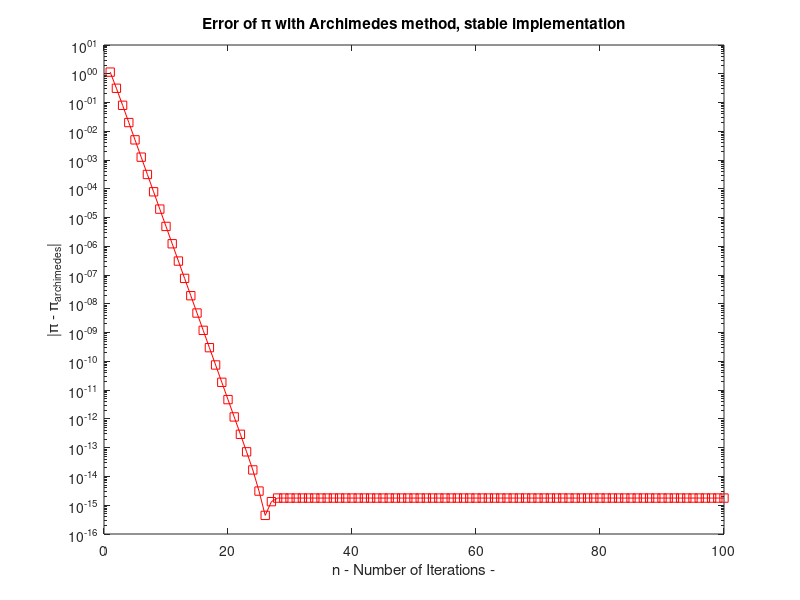
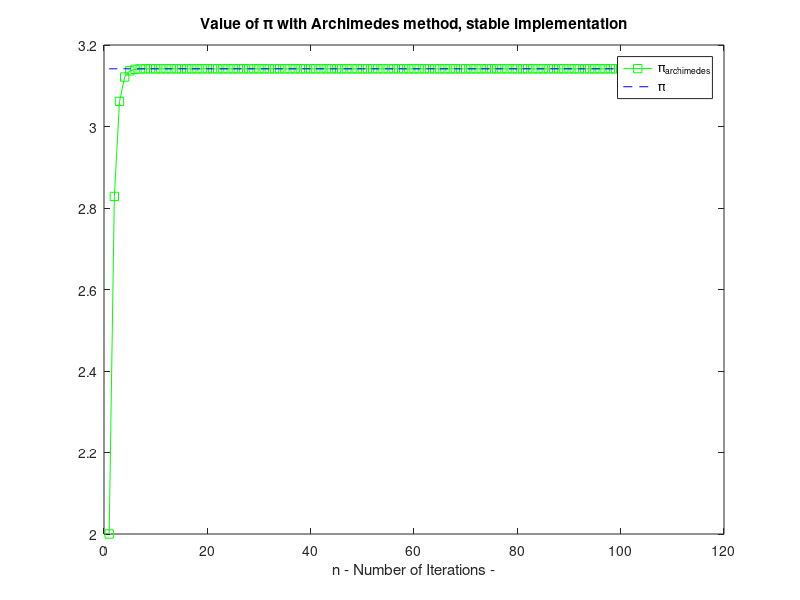

Write MATLAB code to recreate these figures, in order.
N = 100; # Number of iterations

Y = zeros(N,1); # yk
Y(1) = 2; # First term of series

E = zeros(N,1); # Error in terms of iteration

for i = 1:N
  p1 = (Y(i)/(2^i))^2;
  p2 = sqrt(1 - p1);
  p3 = p1/(1+ p2);

  Y(i+1) = (2^i) * sqrt(2*p3);
  E(i) = abs(pi - Y(i));

end

save("pi_arch_error.mat","E");

h=figure();
semilogy(1:N, E, "-sr");
title('Error of \pi with Archimedes method, stable implementation');
ylabel('|\pi - \pi_{archimedes}|');
xlabel("n - Number of Iterations -");
set(h,'PaperSize',[5 5]);
print(h,'error_pi_stable', '-dpdf', '-r300', '-bestfit');

h2=figure();
plot(1:N+1, Y, "-sg"); hold on
plot(1:N+1, ones(N+1,1)*pi, "--b");
title('Value of \pi with Archimedes method, stable implementation');
xlabel("n - Number of Iterations -");
legend('\pi_{archimedes}', '\pi');
set(h2,'PaperSize',[5 5]);
print(h2,'error_stable_plot', '-dpdf', '-r300', '-bestfit');
